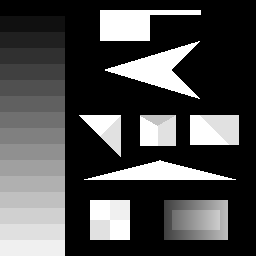
#> input picture Image Processing/images/susan_input1.png, 256 x 256 px
$ python filtres.py
#> lines starting #> are read from the running program, lines starting #| are printed output that depends on the picture; after the words box and inside, x2 and y2 are one past the last pixel; in counts of white or black regions, pixels touching at a corner belong together

#Custom convolution filtering
import cv2
import numpy as np

 #
image = cv2.imread('images/susan_input1.png', 0)
#> image is the input picture: shape (256, 256); min 0, max 255, mean 75.2
image = cv2.resize(image,(800,800))
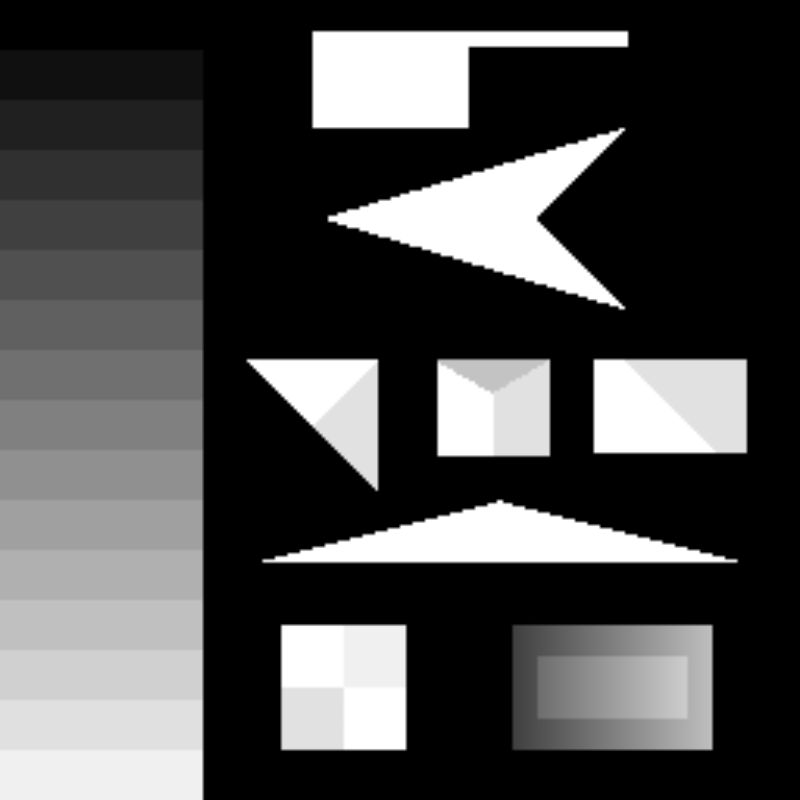
#> image: shape (800, 800); min 0, max 255, mean 75.2
 #Custom convolution kernel
 # Robertsedge operator
kernel_Roberts_x = np.array([
    [1, 0],
    [0, -1]
    ])
kernel_Roberts_y = np.array([
    [0, -1],
    [1, 0]
    ])
 # Sobel edge operator
kernel_Sobel_x = np.array([
    [-1, 0, 1],
    [-2, 0, 2],
    [-1, 0, 1]])
kernel_Sobel_y = np.array([
    [1, 2, 1],
    [0, 0, 0],
    [-1, -2, -1]])
 # Prewitt edge operator
kernel_Prewitt_x = np.array([
    [-1, 0, 1],
    [-1, 0, 1],
    [-1, 0, 1]])
kernel_Prewitt_y = np.array([
    [1, 1, 1],
    [0, 0, 0],
    [-1, -1, -1]])
 # Kirsch edge detection operator
def kirsch(image):
    m,n = image.shape
    list=[]
    kirsch = np.zeros((m,n))
    for i in range(2,m-1):
        for j in range(2,n-1):
            d1 = np.square(5 * image[i - 1, j - 1] + 5 * image[i - 1, j] + 5 * image[i - 1, j + 1] -
                  3 * image[i, j - 1] - 3 * image[i, j + 1] - 3 * image[i + 1, j - 1] -
                  3 * image[i + 1, j] - 3 * image[i + 1, j + 1])
            d2 = np.square((-3) * image[i - 1, j - 1] + 5 * image[i - 1, j] + 5 * image[i - 1, j + 1] -
                  3 * image[i, j - 1] + 5 * image[i, j + 1] - 3 * image[i + 1, j - 1] -
                  3 * image[i + 1, j] - 3 * image[i + 1, j + 1])
            d3 = np.square((-3) * image[i - 1, j - 1] - 3 * image[i - 1, j] + 5 * image[i - 1, j + 1] -
                  3 * image[i, j - 1] + 5 * image[i, j + 1] - 3 * image[i + 1, j - 1] -
                  3 * image[i + 1, j] + 5 * image[i + 1, j + 1])
            d4 = np.square((-3) * image[i - 1, j - 1] - 3 * image[i - 1, j] - 3 * image[i - 1, j + 1] -
                  3 * image[i, j - 1] + 5 * image[i, j + 1] - 3 * image[i + 1, j - 1] +
                  5 * image[i + 1, j] + 5 * image[i + 1, j + 1])
            d5 = np.square((-3) * image[i - 1, j - 1] - 3 * image[i - 1, j] - 3 * image[i - 1, j + 1] - 3
                  * image[i, j - 1] - 3 * image[i, j + 1] + 5 * image[i + 1, j - 1] +
                  5 * image[i + 1, j] + 5 * image[i + 1, j + 1])
            d6 = np.square((-3) * image[i - 1, j - 1] - 3 * image[i - 1, j] - 3 * image[i - 1, j + 1] +
                  5 * image[i, j - 1] - 3 * image[i, j + 1] + 5 * image[i + 1, j - 1] +
                  5 * image[i + 1, j] - 3 * image[i + 1, j + 1])
            d7 = np.square(5 * image[i - 1, j - 1] - 3 * image[i - 1, j] - 3 * image[i - 1, j + 1] +
                  5 * image[i, j - 1] - 3 * image[i, j + 1] + 5 * image[i + 1, j - 1] -
                  3 * image[i + 1, j] - 3 * image[i + 1, j + 1])
            d8 = np.square(5 * image[i - 1, j - 1] + 5 * image[i - 1, j] - 3 * image[i - 1, j + 1] +
                  5 * image[i, j - 1] - 3 * image[i, j + 1] - 3 * image[i + 1, j - 1] -
                  3 * image[i + 1, j] - 3 * image[i + 1, j + 1])

                         # : Take the maximum value in each direction, the effect is not good, use another method
            list=[d1, d2, d3, d4, d5, d6, d7, d8]
            kirsch[i,j]= int(np.sqrt(max(list)))
                         # : Rounding the die length in all directions
            #kirsch[i, j] =int(np.sqrt(d1+d2+d3+d4+d5+d6+d7+d8))
    for i in range(m):
        for j in range(n):
            if kirsch[i,j]>127:
                kirsch[i,j]=255
            else:
                kirsch[i,j]=0
    return kirsch

 # CannyEdge Detection k is the Gaussian kernel size, t1, t2 is the threshold size
def Canny(image,k,t1,t2):
    img = cv2.GaussianBlur(image, (k, k), 0)
    canny = cv2.Canny(img, t1, t2)
    return canny
 #
kernel_Laplacian_1 = np.array([
    [0, 1, 0],
    [1, -4, 1],
    [0, 1, 0]])
kernel_Laplacian_2 = np.array([
    [1, 1, 1],
    [1, -8, 1],
    [1, 1, 1]])
 # Two convolution kernels do not have rotation invariance
kernel_Laplacian_3 = np.array([
    [2, -1, 2],
    [-1, -4, -1],
    [2, 1, 2]])
kernel_Laplacian_4 = np.array([
    [-1, 2, -1],
    [2, -4, 2],
    [-1, 2, -1]])
 # 5*5 LoG Convolution Template
kernel_LoG = np.array([
    [0, 0, -1, 0, 0],
    [0, -1, -2, -1, 0],
    [-1, -2, 16, -2, -1],
    [0, -1, -2, -1, 0],
    [0, 0, -1, 0, 0]])
 # convolution

output_1 = cv2.filter2D(image, -1, kernel_Prewitt_x)
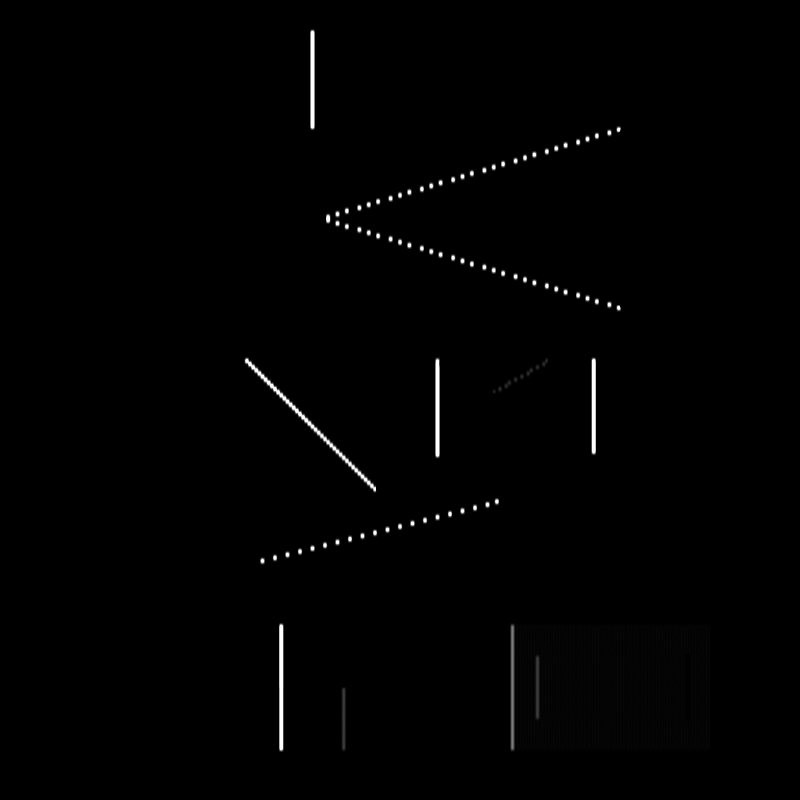
#> output_1: shape (800, 800); min 0, max 255, mean 1.7
output_2 = cv2.filter2D(image, -1, kernel_Sobel_x)
output_3 = cv2.filter2D(image, -1, kernel_Prewitt_x)
output_4 = cv2.filter2D(image, -1, kernel_Laplacian_1)
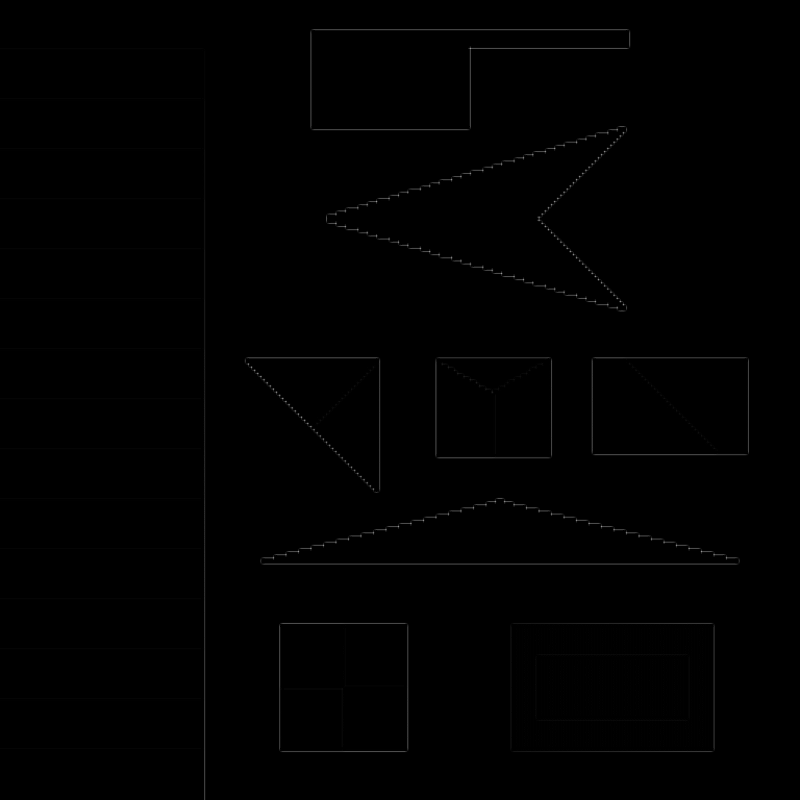
#> output_4: shape (800, 800); min 0, max 151, mean 0.7
output_5 = Canny(image,3,50,150)
#> in Canny, `canny = cv2.Canny(img, t1, t2)`:
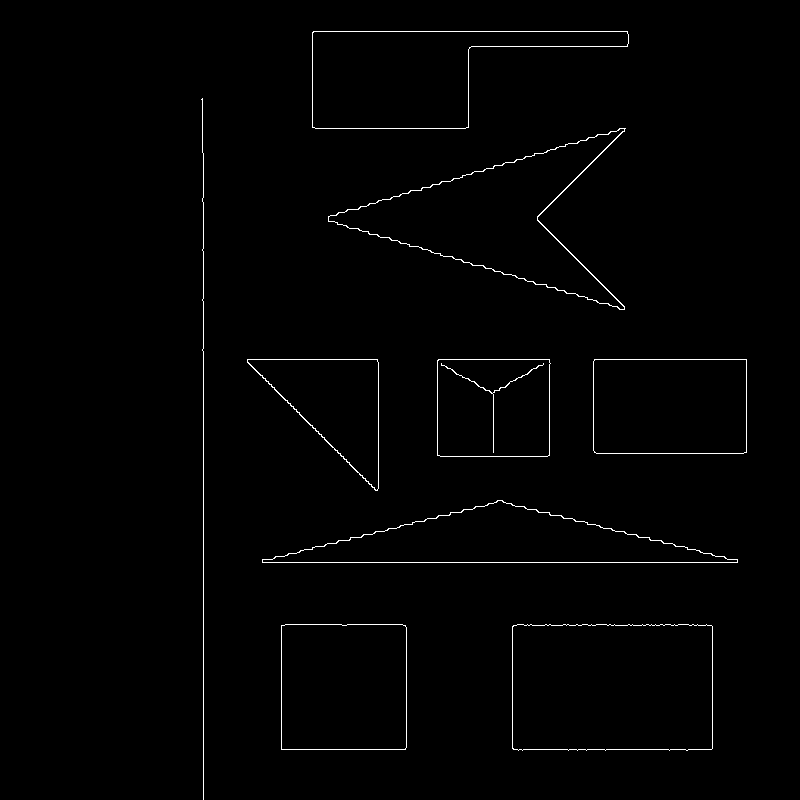
#> canny: shape (800, 800); 1% white in thin lines or dots, all inside (x1, y1, x2, y2) = (201, 31, 747, 800)
output_6 = kirsch(image)
#> (the run stopped early here; a loop or call above may not have finished)
